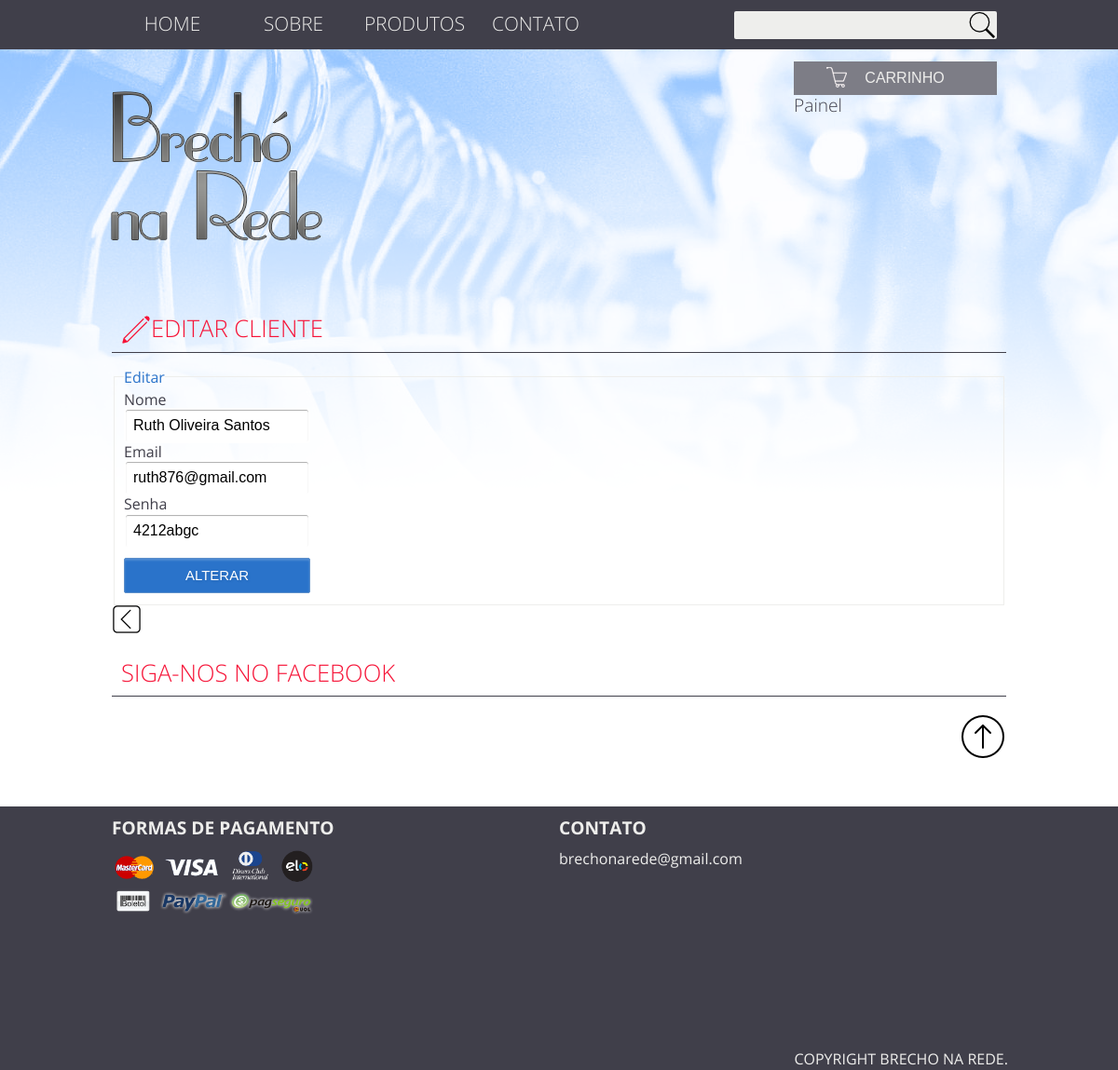
Page /index.php?ctrl=controladorAlterarCliente&&idCliente=19 (signed in) on the committed database.
### tables this page shows
CREATE TABLE `cliente` (
  `idCliente` int(11) NOT NULL,
  `nome` varchar(30) NOT NULL,
  `cpf` bigint(20) NOT NULL,
  `email` varchar(50) DEFAULT NULL,
  `sexo` char(9) DEFAULT NULL,
  `bairro` varchar(20) NOT NULL,
  `cidade` varchar(30) NOT NULL,
  `localidade` varchar(20) NOT NULL,
  `cep` int(11) NOT NULL,
  `telefone1` int(11) NOT NULL,
  `telefone2` int(11) DEFAULT NULL,
  `senha` varchar(10) NOT NULL,
  `perfil` int(3) NOT NULL,
  `logradouro` varchar(20) NOT NULL
);

### img/modelo/DAO/classeClienteDAO.php (called while the page is built, shortened)
<?php
class classeClienteDAO {
    public function pesquisarClientePorId($idDoCliente){
    $pdo = conexao::getInstance();
    $pesquisa = $pdo->prepare('SELECT * FROM cliente WHERE idCliente=:idCliente');
    $pesquisa->bindValue(':idCliente',$idDoCliente);
    $pesquisa->execute();
    $array= array();
    while($result=$pesquisa->fetchObject(__CLASS__)){
    $array[]=$result;
    }
    return $array;
    }
}

### controle/controladorAlterarCliente.php (the view, shortened to what this page needs)
<?php
require_once "modelo/DAO/classeClienteDAO.php";
echo "<h1><i class='editar'></i>Editar Cliente</h1>";
if (isset($_GET['idCliente'])) {
    $idDoCliente = $_GET['idCliente'];
    $objId = new classeClienteDAO();
    $buscar = $objId->pesquisarClientePorId($idDoCliente);
    foreach ($buscar as $pronto) {
        echo "
     <form method='post' action='index.php?ctrl=controladorAlterarCliente&att&idCliente=$idDoCliente'>
     <fieldset>
        <legend>Editar </legend>
        <label for ='nome'>Nome</label>
        <p><input type='text' name='nome' id='nome' value='$pronto->nome'></p>
        <label for ='email'>Email</label>
       <p> <input type='text'id='email' name='email' value='$pronto->email'></p>
        <label for ='senha'>Senha</label>
       <p> <input type='text'id='senha' name='senha' value='$pronto->senha'></p>
        <p><input type='submit' value ='Alterar'  onclick='return confirmAlt()'></p>
    </fieldset>
     </form>";
    }
} else {
    echo ' <script type="text/javascript">
    alert("Cliente não especificado!");
    location.href="index.php";
    </script>';
}
 echo "<a href='index.php?ctrl=controladorPainelUsuario'><i class='voltar'></i></a>";

### css/estilo.css (style rules this page uses)
* { margin:0; padding:0; }
.conteudo input,.conteudo select { width:200px; }
body { font-family: 'Open Sans', sans-serif; color:#eeeeec; background:url(../img/banner.png) no-repeat; }
form input,form select { border-radius: 2px; height: 38px; }
.conteudo h1 { color:#f61337; border-bottom:1px solid #403f4a; text-transform: uppercase; font-weight: lighter; font-size:1.6em; clear: both; width: inherit; padding:10px; }
fieldset { border-color:#eeeeec; margin-bottom:15px; }
.conteudo form input[type='submit'],conteudo form { cursor:pointer; text-transform:uppercase; background:#2a73ca; border:1px solid #5d8fca; padding:8px; color:#fff; font-size:0.9; }
.conteudo input[type="text"], .conteudo input[type="date"], .conteudo input[type="datetime"], .conteudo input[type="email"], .conteudo input[type="number"], .conteudo input[type="search"], .conteudo input[type="time"], .conteudo input[type="url"], .conteudo input[type="password"], .conteudo input[type="tel"], .conteudo input[type="password"], .conteudo textarea, .conteudo select { box-sizing: border-box; -webkit-box-sizing: border-box; -moz-box-sizing: border-box; padding: 8px; border: 2px solid #fff; box-shadow: inset 0px 1px 1px rgba(0, 0, 0, 0.33); -moz-box-shadow: inset 0px 1px 1px rgba(0, 0, 0, 0.33); -webkit-box-shadow: inset 0px 1px 1px rgba(0, 0, 0, 0.33); border-radius: 4px; }
.conteudo input[type="button"], .conteudo button, .conteudo input[type="submit"] { padding: 8px 20px 8px 20px; text-shadow: 1px 1px 3px rgba(0, 0, 0, 0.12); -moz-box-shadow: inset 0px 2px 2px 0px rgba(255, 255, 255, 0.17); -webkit-box-shadow: inset 0px 2px 2px 0px rgba(255, 255, 255, 0.17); box-shadow: inset 0px 2px 2px 0px rgba(255, 255, 255, 0.17); border: 1px solid #257C9E; font-size: 15px; margin-top: 10px; }
.conteudo form input,select,option { padding:5px; }
.conteudo form fieldset legend { font-size: 1.0em; color:#2a73ca; }
.editar { background:url(../img/icones/editar.png) no-repeat ; display: block; width: 32px; height: 32px; float: left; }
.voltar { background:url(../img/icones/voltar.png) no-repeat ; display: table; width: 32px; height: 32px; clear: both; position:absolute; margin-top: 20px; bottom:0; }

### rows in the picture
cliente: nome "Ruth Oliveira Santos", email "ruth876@gmail.com", senha "4212abgc"
